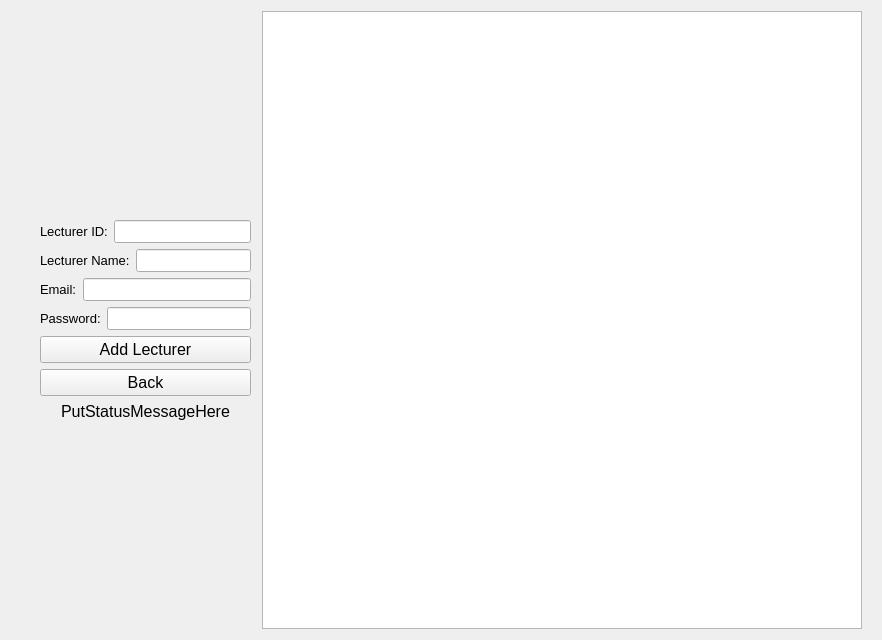
<?xml version="1.0" encoding="UTF-8"?>
<ui version="4.0">
 <class>UI_course_add</class>
 <widget class="QWidget" name="UI_course_add">
  <property name="geometry">
   <rect>
    <x>0</x>
    <y>0</y>
    <width>882</width>
    <height>640</height>
   </rect>
  </property>
  <property name="windowTitle">
   <string>UI_course_add</string>
  </property>
  <layout class="QHBoxLayout" name="horizontalLayout">
   <item>
    <spacer name="hortSpacer_l1">
     <property name="orientation">
      <enum>Qt::Horizontal</enum>
     </property>
     <property name="sizeType">
      <enum>QSizePolicy::Maximum</enum>
     </property>
     <property name="sizeHint" stdset="0">
      <size>
       <width>40</width>
       <height>20</height>
      </size>
     </property>
    </spacer>
   </item>
   <item>
    <layout class="QVBoxLayout" name="CommandBox">
     <item>
      <spacer name="vertSpacer_u1">
       <property name="orientation">
        <enum>Qt::Vertical</enum>
       </property>
       <property name="sizeHint" stdset="0">
        <size>
         <width>20</width>
         <height>10</height>
        </size>
       </property>
      </spacer>
     </item>
     <item>
      <layout class="QHBoxLayout" name="ProfIdBox">
       <item>
        <widget class="QLabel" name="lb_profID">
         <property name="font">
          <font>
           <pointsize>10</pointsize>
          </font>
         </property>
         <property name="text">
          <string>Lecturer ID:</string>
         </property>
        </widget>
       </item>
       <item>
        <widget class="QLineEdit" name="le_profID">
         <property name="font">
          <font>
           <pointsize>10</pointsize>
          </font>
         </property>
        </widget>
       </item>
      </layout>
     </item>
     <item>
      <layout class="QHBoxLayout" name="ProfNameBox">
       <item>
        <widget class="QLabel" name="lb_profName">
         <property name="font">
          <font>
           <pointsize>10</pointsize>
          </font>
         </property>
         <property name="text">
          <string>Lecturer Name:</string>
         </property>
        </widget>
       </item>
       <item>
        <widget class="QLineEdit" name="le_profName">
         <property name="font">
          <font>
           <pointsize>10</pointsize>
          </font>
         </property>
        </widget>
       </item>
      </layout>
     </item>
     <item>
      <layout class="QHBoxLayout" name="EmailBox">
       <item>
        <widget class="QLabel" name="lb_email">
         <property name="font">
          <font>
           <pointsize>10</pointsize>
          </font>
         </property>
         <property name="text">
          <string>Email:</string>
         </property>
        </widget>
       </item>
       <item>
        <widget class="QLineEdit" name="le_email">
         <property name="font">
          <font>
           <pointsize>10</pointsize>
          </font>
         </property>
        </widget>
       </item>
      </layout>
     </item>
     <item>
      <layout class="QHBoxLayout" name="PasswordBox">
       <item>
        <widget class="QLabel" name="lb_passwprd">
         <property name="font">
          <font>
           <pointsize>10</pointsize>
          </font>
         </property>
         <property name="text">
          <string>Password:</string>
         </property>
        </widget>
       </item>
       <item>
        <widget class="QLineEdit" name="le_password">
         <property name="font">
          <font>
           <pointsize>10</pointsize>
          </font>
         </property>
        </widget>
       </item>
      </layout>
     </item>
     <item>
      <widget class="QPushButton" name="bt_add">
       <property name="font">
        <font>
         <pointsize>12</pointsize>
        </font>
       </property>
       <property name="text">
        <string>Add Lecturer</string>
       </property>
      </widget>
     </item>
     <item>
      <widget class="QPushButton" name="bt_back">
       <property name="font">
        <font>
         <pointsize>12</pointsize>
        </font>
       </property>
       <property name="text">
        <string>Back</string>
       </property>
      </widget>
     </item>
     <item>
      <widget class="QLabel" name="lb_statusMessage">
       <property name="font">
        <font>
         <pointsize>12</pointsize>
        </font>
       </property>
       <property name="text">
        <string>PutStatusMessageHere</string>
       </property>
       <property name="alignment">
        <set>Qt::AlignCenter</set>
       </property>
      </widget>
     </item>
     <item>
      <spacer name="vertSpacer_l1">
       <property name="orientation">
        <enum>Qt::Vertical</enum>
       </property>
       <property name="sizeHint" stdset="0">
        <size>
         <width>20</width>
         <height>5</height>
        </size>
       </property>
      </spacer>
     </item>
    </layout>
   </item>
   <item>
    <spacer name="hortSpacer_m1">
     <property name="orientation">
      <enum>Qt::Horizontal</enum>
     </property>
     <property name="sizeType">
      <enum>QSizePolicy::Fixed</enum>
     </property>
     <property name="sizeHint" stdset="0">
      <size>
       <width>5</width>
       <height>20</height>
      </size>
     </property>
    </spacer>
   </item>
   <item>
    <widget class="QTableView" name="table_profList">
     <property name="enabled">
      <bool>true</bool>
     </property>
     <property name="sizePolicy">
      <sizepolicy hsizetype="Expanding" vsizetype="Expanding">
       <horstretch>0</horstretch>
       <verstretch>0</verstretch>
      </sizepolicy>
     </property>
     <property name="minimumSize">
      <size>
       <width>600</width>
       <height>0</height>
      </size>
     </property>
     <property name="font">
      <font>
       <pointsize>12</pointsize>
      </font>
     </property>
     <attribute name="horizontalHeaderMinimumSectionSize">
      <number>50</number>
     </attribute>
     <attribute name="horizontalHeaderDefaultSectionSize">
      <number>150</number>
     </attribute>
     <attribute name="horizontalHeaderHighlightSections">
      <bool>true</bool>
     </attribute>
    </widget>
   </item>
   <item>
    <spacer name="hortspacer_r1">
     <property name="orientation">
      <enum>Qt::Horizontal</enum>
     </property>
     <property name="sizeType">
      <enum>QSizePolicy::Maximum</enum>
     </property>
     <property name="sizeHint" stdset="0">
      <size>
       <width>20</width>
       <height>20</height>
      </size>
     </property>
    </spacer>
   </item>
  </layout>
 </widget>
 <resources/>
 <connections/>
</ui>
